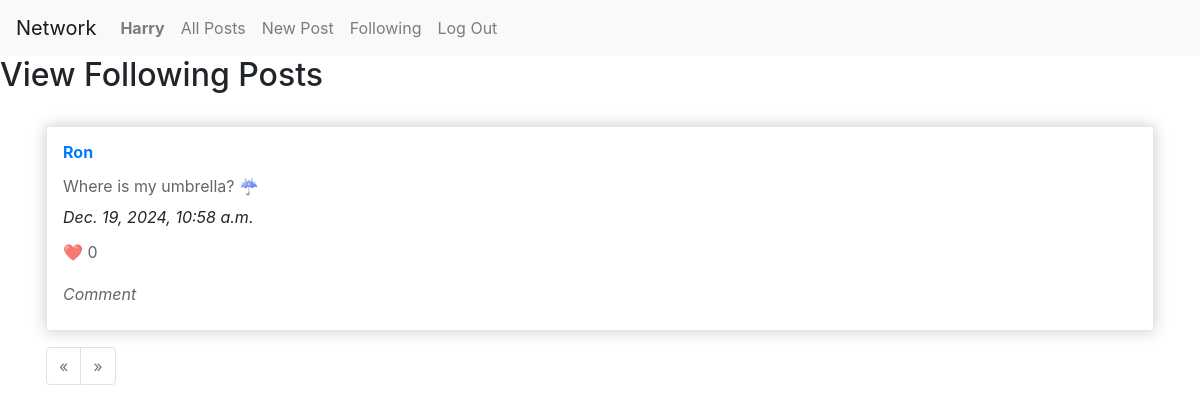
Before: /following (signed in) with the older database file.
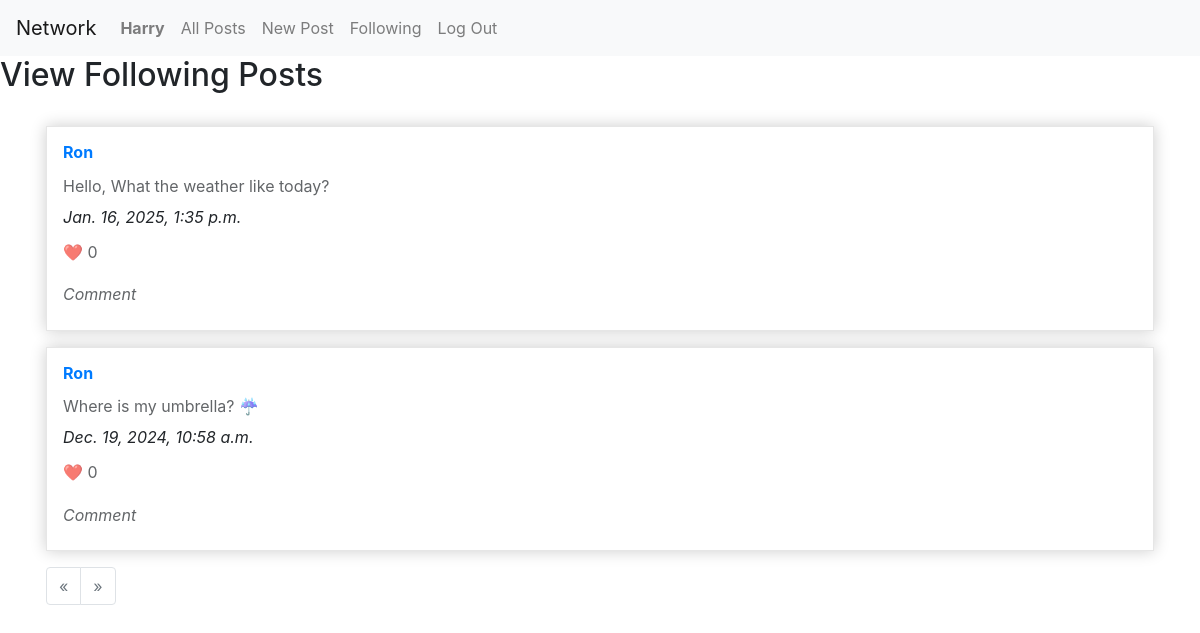
After: the same page with the newer database file.
### network/models.py (models this page shows)
class User(AbstractUser):
    pass

class Post(models.Model):
    user = models.ForeignKey("User", on_delete=models.CASCADE, related_name="posts")
    content = models.TextField()
    date = models.DateTimeField(auto_now_add=True)
    likes = models.ManyToManyField("User", related_name="liked_posts", blank=True)

### network/views.py (the view)
# urls.py: path("following", views.following, name="following"),
def following(request):
    current_user = request.user
    current_user_id = request.user.id
    posts = Post.objects.all().filter().order_by("-date")
    posts = Paginator(posts, 10)
    page_number = request.GET.get('page')
    posts = posts.get_page(page_number)
    posts_following = []
    for post in posts:
        if Follow.objects.filter(user=post.user, following=current_user).exists():
            posts_following.append(post)
    return render(request, "network/following.html", {
        "posts_following": posts_following
    })

### network/templates/network/following.html (shortened to what this page needs)
{% extends "network/layout.html" %}
{% load static %}
{% block body %}
  <h2>View Following Posts</h2>
  <div class="container">
      {% for post in posts_following %}
        <div class="card-post">
          <h3><a href="{% url 'profile' post.user %}">{{post.user}}</a></h3>
          <p>
            {{ post.content }}
          </p>
          <i>{{post.date}}</i>
          <p>❤️ 0</p>
          <p><i>Comment</i></p>
        </div>
      {% endfor %}
      <nav aria-label="Page navigation example">
        <ul class="pagination">
          {% if posts_following.has_previous %}
            <li class="page-item">
              <a class="page-link" href="?page={{ posts_following.previous_page_number }}" aria-label="Previous">
                <span aria-hidden="true">&laquo;</span>
              </a>
            </li>
          {% else %}
            <li class="page-item disabled">
              <a class="page-link" href="#" aria-label="Previous">
                <span aria-hidden="true">&laquo;</span>
              </a>
            </li>
          {% endif %}
          {% if posts_following.has_next %}
            <li class="page-item">
              <a class="page-link" href="?page={{ posts_following.next_page_number }}" aria-label="Next">
                <span aria-hidden="true">&raquo;</span>
              </a>
            </li>
          {% else %}
            <li class="page-item disabled">
              <a class="page-link" href="#" aria-label="Next">
                <span aria-hidden="true">&raquo;</span>
              </a>
            </li>
          {% endif %}
        </ul>
      </nav>
    </div>
  </div>
{% endblock %}

### network/templates/network/layout.html (shortened to what this page needs)
{% load static %}
<!DOCTYPE html>
<html lang="en">
    <head>
        <link rel="stylesheet" href="https://stackpath.bootstrapcdn.com/bootstrap/4.4.1/css/bootstrap.min.css">
        <link href="{% static 'network/styles.css' %}" rel="stylesheet">
    </head>
    <body>
        <nav class="navbar navbar-expand-lg navbar-light bg-light">
            <a class="navbar-brand" href="{% url 'index' %}">Network</a>
            <div>
              <ul class="navbar-nav mr-auto">
                {% if user.is_authenticated %}
                    <li class="nav-item">
                        <a class="nav-link" href="{% url 'index' %}"><strong>{{ user.username }}</strong></a>
                    </li>
                {% endif %}
                <li class="nav-item">
                  <a class="nav-link" href="{% url 'index' %}">All Posts</a>
                </li>
                {% if user.is_authenticated %}
                    <li class="nav-item">
                      <a class="nav-link" href="{% url 'new_post' %}">New Post</a>
                    </li>
                    <li class="nav-item">
                        <a class="nav-link" href="{% url 'following' %}">Following</a>
                    </li>
                    <li class="nav-item">
                        <a class="nav-link" href="{% url 'logout' %}">Log Out</a>
                    </li>
                {% endif %}
              </ul>
            </div>
          </nav>
        <div class="body">
            {% block body %}
            {% endblock %}
    </body>
</html>

### network/static/network/styles.css (style rules this page uses)
.container { max-width: auto; margin-top: 32px; padding: 0 16px; }
.card-post { margin-bottom: 16px; padding: 1em; overflow: hidden; height: auto; background: white; border: solid 1px #e6e6e6; box-shadow: 0 0 15px rgba(0,0,0,0.2); display: flex; flex-direction: column; }
.card-post h3 { font-size: 16px; font-weight: bold; margin: 0; }
.card-post p { font-size: 16px; line-height: 1.4; opacity: .7; margin-bottom: 8px; margin-top: 12px; }

Changed rows visible on the page:
added Post: user "Ron", content "Hello, What the weather like today?", date "Jan. 16, 2025, 1:35 p.m."
